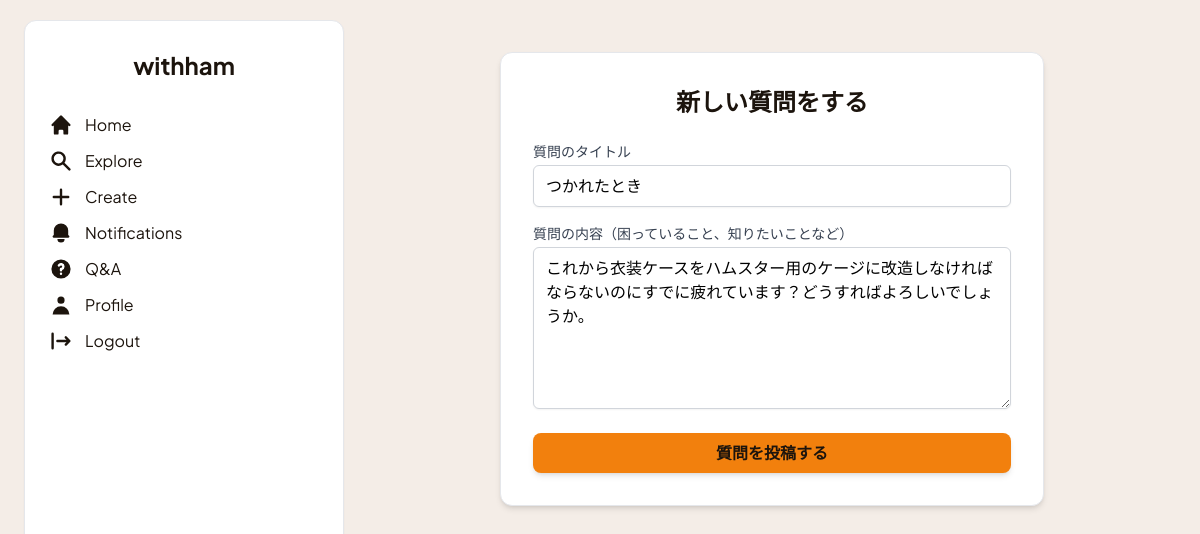
Screenshot of /questions/1/edit/ (signed in) with the database file from the repository.
### withham/models.py (models this page shows, shortened)
class Question(models.Model):
    title = models.CharField("質問タイトル", max_length=200)
    text = models.TextField("質問内容")
    user = models.ForeignKey(User, on_delete=models.CASCADE, related_name='questions', verbose_name='質問者')
    created_at = models.DateTimeField("質問日時", default=timezone.now)
    is_resolved = models.BooleanField("解決済み", default=False)
    class Meta:
        verbose_name = '質問'
        verbose_name_plural = '質問'
        ordering = ['-created_at']

### withham/views.py (the view)
# urls.py: path('questions/<int:pk>/edit/', views.question_edit, name='question_edit'), # 質問編集
@login_required
def question_edit(request, pk):
    question = get_object_or_404(Question, pk=pk)
    if question.user != request.user:
        return HttpResponseForbidden("この質問を編集する権限がありません。")
    if request.method == 'POST':
        form = QuestionForm(request.POST, instance=question)
        if form.is_valid():
            form.save()
            return redirect('withham:question_detail', pk=question.pk)
    else:
        form = QuestionForm(instance=question)
    context = {'form': form, 'question': question}
    return render(request, 'withham/question_form.html', context)

### withham/forms.py
class QuestionForm(forms.ModelForm):
    class Meta:
        model = Question
        fields = ['title', 'text'] # 必要なら 'hamster' や 'tags' も追加
        labels = {
            'title': '質問のタイトル',
            'text': '質問の内容（困っていること、知りたいことなど）',
        }
        widgets = {
            'title': forms.TextInput(attrs={
                'placeholder': '例: ケージの掃除頻度は？',
                'class': 'mt-1 block w-full rounded-md border-gray-300 shadow-sm focus:border-[#f2800d] focus:ring focus:ring-[#f2800d] focus:ring-opacity-50' # Tailwindクラス
            }),
            'text': forms.Textarea(attrs={
                'rows': 6,
                'placeholder': '具体的な状況や、試したことなども書くと回答が集まりやすいです。',
                'class': 'mt-1 block w-full rounded-md border-gray-300 shadow-sm focus:border-[#f2800d] focus:ring focus:ring-[#f2800d] focus:ring-opacity-50' # Tailwindクラス
            }),
        }

### withham/templates/withham/question_form.html (shortened to what this page needs)
{% extends "withham/base.html" %}
{% load static %}
{% block content %}
<div class="max-w-xl mx-auto mt-8 px-4">
    <div class="bg-white p-6 md:p-8 rounded-xl shadow-md border border-gray-200">
        <h2 class="text-2xl font-bold text-center text-[#1c140d] mb-6">新しい質問をする</h2>
        <form method="post">
            <div class="mb-4">
                <label for="{{ form.title.id_for_label }}" class="block text-sm font-medium text-gray-700 mb-1">{{ form.title.label }}</label>
                {{ form.title }}
            </div>
            <div class="mb-6">
                <label for="{{ form.text.id_for_label }}" class="block text-sm font-medium text-gray-700 mb-1">{{ form.text.label }}</label>
                {{ form.text }}
            </div>
            <div class="mt-6">
                <button type="submit"
                        class="w-full py-2 px-4 bg-[#f2800d] hover:opacity-90 text-[#1c140d] font-semibold rounded-lg shadow-md focus:outline-none focus:ring-2 focus:ring-[#f2800d] focus:ring-offset-2 focus:ring-offset-white">
                    質問を投稿する
                </button>
            </div>
        </form>
    </div>
</div>
{% endblock %}

### rows the page displays
Question: title "つかれたとき", text "これから衣装ケースをハムスター用のケージに改造しなければならないのにすでに疲れています？どうすればよろしいでしょうか。"
